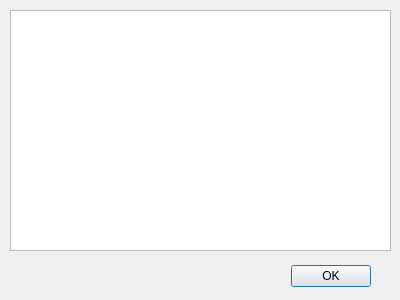
<?xml version="1.0" encoding="UTF-8"?>
<ui version="4.0">
 <class>PluginDialog</class>
 <widget class="QDialog" name="PluginDialog">
  <property name="geometry">
   <rect>
    <x>0</x>
    <y>0</y>
    <width>400</width>
    <height>300</height>
   </rect>
  </property>
  <property name="windowTitle">
   <string>Plugins</string>
  </property>
  <property name="windowIcon">
   <iconset theme="preferences-other"/>
  </property>
  <widget class="QDialogButtonBox" name="buttonBox">
   <property name="geometry">
    <rect>
     <x>30</x>
     <y>260</y>
     <width>341</width>
     <height>32</height>
    </rect>
   </property>
   <property name="orientation">
    <enum>Qt::Horizontal</enum>
   </property>
   <property name="standardButtons">
    <set>QDialogButtonBox::Ok</set>
   </property>
  </widget>
  <widget class="QTreeWidget" name="tree">
   <property name="geometry">
    <rect>
     <x>10</x>
     <y>10</y>
     <width>381</width>
     <height>241</height>
    </rect>
   </property>
   <property name="selectionMode">
    <enum>QAbstractItemView::NoSelection</enum>
   </property>
   <property name="headerHidden">
    <bool>true</bool>
   </property>
   <property name="columnCount">
    <number>2</number>
   </property>
   <attribute name="headerVisible">
    <bool>false</bool>
   </attribute>
   <attribute name="headerStretchLastSection">
    <bool>false</bool>
   </attribute>
   <column>
    <property name="text">
     <string notr="true">1</string>
    </property>
   </column>
   <column>
    <property name="text">
     <string notr="true">2</string>
    </property>
   </column>
  </widget>
 </widget>
 <resources/>
 <connections>
  <connection>
   <sender>buttonBox</sender>
   <signal>accepted()</signal>
   <receiver>PluginDialog</receiver>
   <slot>accept()</slot>
   <hints>
    <hint type="sourcelabel">
     <x>248</x>
     <y>254</y>
    </hint>
    <hint type="destinationlabel">
     <x>157</x>
     <y>274</y>
    </hint>
   </hints>
  </connection>
  <connection>
   <sender>buttonBox</sender>
   <signal>rejected()</signal>
   <receiver>PluginDialog</receiver>
   <slot>reject()</slot>
   <hints>
    <hint type="sourcelabel">
     <x>316</x>
     <y>260</y>
    </hint>
    <hint type="destinationlabel">
     <x>286</x>
     <y>274</y>
    </hint>
   </hints>
  </connection>
 </connections>
</ui>
